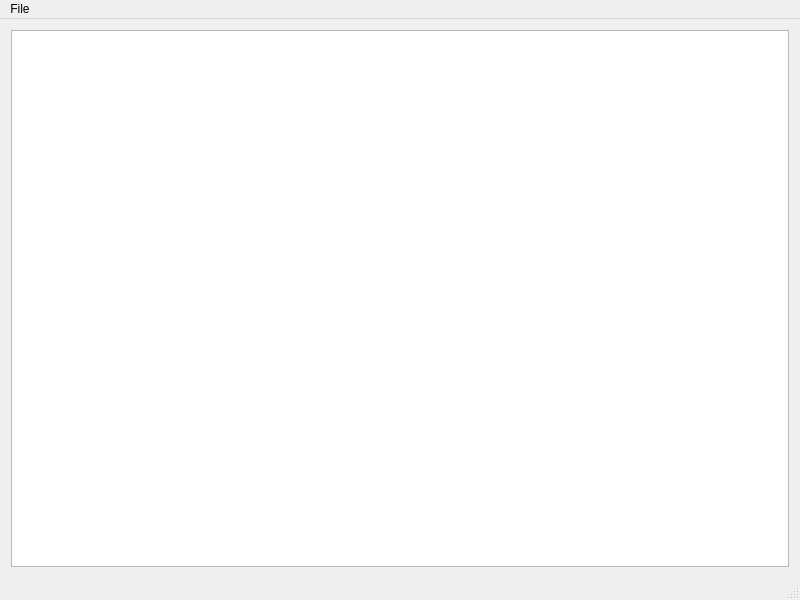
<?xml version="1.0" encoding="UTF-8"?>
<ui version="4.0">
 <class>MainWindow</class>
 <widget class="QMainWindow" name="MainWindow">
  <property name="geometry">
   <rect>
    <x>0</x>
    <y>0</y>
    <width>800</width>
    <height>600</height>
   </rect>
  </property>
  <property name="windowTitle">
   <string>Sport Assistant</string>
  </property>
  <widget class="QWidget" name="centralwidget">
   <layout class="QVBoxLayout" name="verticalLayout">
    <item>
     <layout class="QVBoxLayout" name="verticalLayout_2">
      <item>
       <layout class="QHBoxLayout" name="pathLayout"/>
      </item>
      <item>
       <layout class="QHBoxLayout" name="userInfoLayout"/>
      </item>
     </layout>
    </item>
    <item>
     <widget class="QTableWidget" name="tableWidget"/>
    </item>
   </layout>
  </widget>
  <widget class="QMenuBar" name="menuBar">
   <property name="geometry">
    <rect>
     <x>0</x>
     <y>0</y>
     <width>800</width>
     <height>26</height>
    </rect>
   </property>
   <widget class="QMenu" name="menuFile">
    <property name="title">
     <string>File</string>
    </property>
    <addaction name="actionOpen_data_base"/>
    <addaction name="actionChoose_data_directory"/>
    <addaction name="separator"/>
    <addaction name="actionExit"/>
   </widget>
   <addaction name="menuFile"/>
  </widget>
  <widget class="QStatusBar" name="statusBar"/>
  <action name="actionOpen_data_base">
   <property name="text">
    <string>Create/Open data base</string>
   </property>
  </action>
  <action name="actionChoose_data_directory">
   <property name="text">
    <string>Choose data directory</string>
   </property>
  </action>
  <action name="actionExit">
   <property name="text">
    <string>Exit</string>
   </property>
  </action>
 </widget>
 <layoutdefault spacing="6" margin="11"/>
 <resources/>
 <connections/>
</ui>
